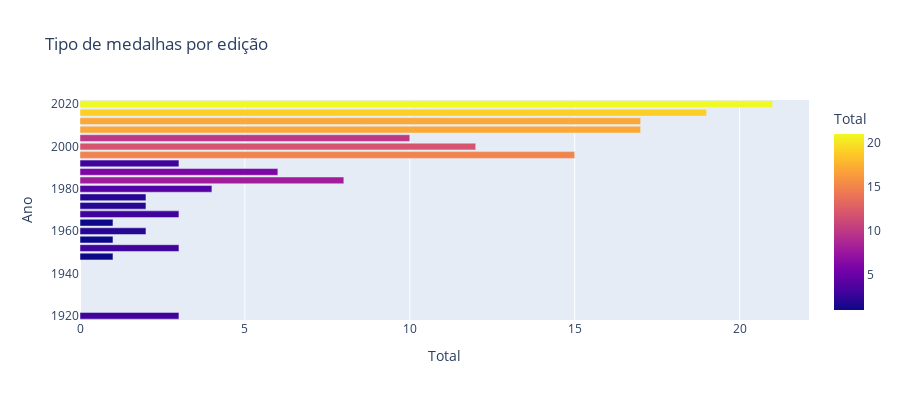

The notebook cell saved with this chart:
### Code cell
import plotly.express as px
fig = px.bar(df, x='Total', y="Ano", color='Total', orientation='h',
             hover_data=["Ouro", "Prata", 'Bronze'],
             height=400,
             title='Tipo de medalhas por edição')
fig.show()

### Figure 1 — Plotly figure (JSON) as saved in the notebook; plotly's stock layout.template omitted (floating-point values rounded to 4 significant figures)
{"data": [{"alignmentgroup": "True", "customdata": [[7, 6, 8], [7, 6, 6], [3, 5, 9], [3, 4, 10], [5, 2, 3], ["0", 6, 6], [3, 3, 9], [2, 1, "0"], [1, 2, 3], [1, 5, 2], [2, "0", 2], ["0", "0", 2], ["0", "0", 2], ["0", 1, 2], ["0", "0", 1], ["0", "0", 2], [1, "0", "0"], [1, "0", 2], ["0", "0", 1], [1, 1, 1]], "hovertemplate": "Total=%{marker.color}<br>Ano=%{y}<br>Ouro=%{customdata[0]}<br>Prata=%{customdata[1]}<br>Bronze=%{customdata[2]}<extra></extra>", "legendgroup": "", "marker": {"color": [21, 19, 17, 17, 10, 12, 15, 3, 6, 8, 4, 2, 2, 3, 1, 2, 1, 3, 1, 3], "coloraxis": "coloraxis"}, "name": "", "offsetgroup": "", "orientation": "h", "showlegend": false, "textposition": "auto", "type": "bar", "x": [21, 19, 17, 17, 10, 12, 15, 3, 6, 8, 4, 2, 2, 3, 1, 2, 1, 3, 1, 3], "xaxis": "x", "y": [2020, 2016, 2012, 2008, 2004, 2000, 1996, 1992, 1988, 1984, 1980, 1976, 1972, 1968, 1964, 1960, 1956, 1952, 1948, 1920], "yaxis": "y"}], "layout": {"barmode": "relative", "coloraxis": {"colorbar": {"title": {"text": "Total"}}, "colorscale": [[0, "#0d0887"], [0.1111, "#46039f"], [0.2222, "#7201a8"], [0.3333, "#9c179e"], [0.4444, "#bd3786"], [0.5556, "#d8576b"], [0.6667, "#ed7953"], [0.7778, "#fb9f3a"], [0.8889, "#fdca26"], [1, "#f0f921"]]}, "height": 400, "legend": {"tracegroupgap": 0}, "title": {"text": "Tipo de medalhas por edição"}, "xaxis": {"anchor": "y", "domain": [0, 1], "title": {"text": "Total"}}, "yaxis": {"anchor": "x", "domain": [0, 1], "title": {"text": "Ano"}}}}
